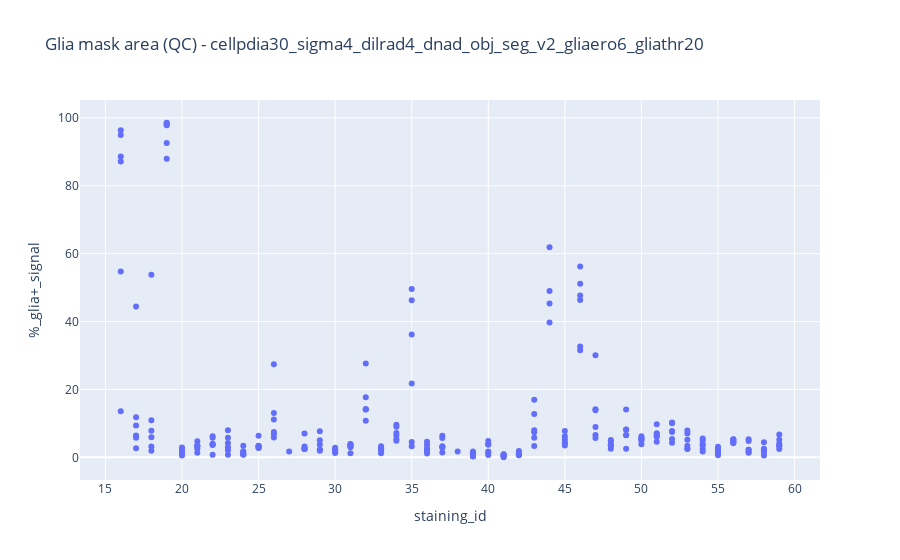

The notebook cell this image was saved under:
### Code cell
# Create the plot
fig = px.scatter(df, x='staining_id', y='%_glia+_signal',
                 hover_data=['tissue_location','index'], title=f'Glia mask area (QC) - {title}')

# Show the plot
fig.show()

### Figure 1 — Plotly figure (JSON) as saved in the notebook; plotly's stock layout.template omitted (floating-point values rounded to 4 significant figures; data arrays with more than 128 entries replaced by an {"elided": "..."} marker saying what was removed)
{"data": [{"customdata": {"elided": "252x2 mixed values"}, "hovertemplate": "staining_id=%{x}<br>%_glia+_signal=%{y}<br>tissue_location=%{customdata[0]}<br>index=%{customdata[1]}<extra></extra>", "legendgroup": "", "marker": {"color": "#636efa", "symbol": "circle"}, "mode": "markers", "name": "", "orientation": "v", "showlegend": false, "type": "scatter", "x": {"elided": "252 int values"}, "xaxis": "x", "y": {"elided": "252 float values"}, "yaxis": "y"}], "layout": {"legend": {"tracegroupgap": 0}, "title": {"text": "Glia mask area (QC) - cellpdia30_sigma4_dilrad4_dnad_obj_seg_v2_gliaero6_gliathr20"}, "xaxis": {"anchor": "y", "domain": [0, 1], "title": {"text": "staining_id"}}, "yaxis": {"anchor": "x", "domain": [0, 1], "title": {"text": "%_glia+_signal"}}}}
